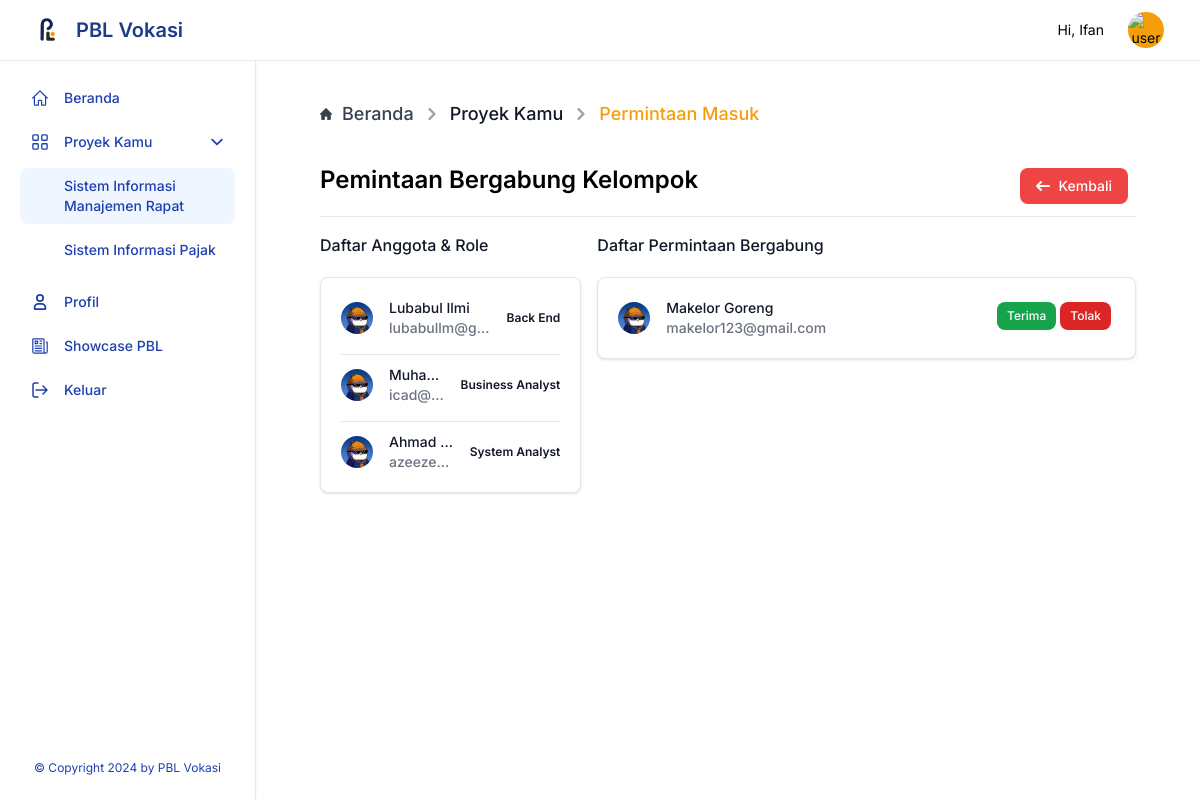
The app's page /user/request.php?bid=1&id=43 (signed in) with its own data.
### tables this page shows
CREATE TABLE `bunch` (
  `bunch_id` int(20) NOT NULL,
  `bunch_name` varchar(250) NOT NULL,
  `leader_id` varchar(250) NOT NULL,
  `project_id` int(20) NOT NULL,
  `grade` int(20) NOT NULL,
  `status_show` varchar(12) NOT NULL
);

CREATE TABLE `proyek` (
  `id_proyek` int(20) NOT NULL,
  `nama_proyek` varchar(500) NOT NULL,
  `deskripsi_proyek` varchar(2500) NOT NULL,
  `id_user` varchar(250) NOT NULL,
  `req` varchar(2500) NOT NULL,
  `minggu` int(10) NOT NULL,
  `status_show` varchar(10) NOT NULL,
  `pict` varchar(250) NOT NULL
);

CREATE TABLE `bunch_member` (
  `id` int(20) NOT NULL,
  `bunch_id` int(20) NOT NULL,
  `member_id` varchar(250) NOT NULL,
  `role` varchar(250) NOT NULL
);

CREATE TABLE `user` (
  `email` varchar(250) NOT NULL,
  `id` varchar(20) NOT NULL,
  `nama_user` varchar(250) NOT NULL,
  `level` varchar(250) NOT NULL,
  `gambar` varchar(500) NOT NULL,
  `password` varchar(700) NOT NULL
);

CREATE TABLE `request` (
  `request_id` int(20) NOT NULL,
  `bunch_id` int(20) NOT NULL,
  `user_id` varchar(250) NOT NULL,
  `role` varchar(250) NOT NULL,
  `status_req` varchar(250) NOT NULL
);

### query/query.php (called while the page is built, shortened)
<?php
require 'connectdb.php';
function execThis($query)
{
  global $conn;
  $result = mysqli_query($conn, $query);
  $rows = [];
  while ($row = mysqli_fetch_assoc($result)) {
    $rows[] = $row;
  }
  return $rows;
}

### user/request.php (the view, shortened to what this page needs)
<?php
require "../query/query.php";
$list_request = execThis("SELECT request_id, bunch_id, user_id, role, status_req, nama_user FROM request INNER JOIN user ON request.user_id = user.email WHERE request.bunch_id =" . $_GET['bid'] . " AND status_req = 'Belum Diterima'");
$get_all_members = execThis("SELECT member_id, bunch_member.id AS id_member, role, nama_user FROM bunch_member INNER JOIN user ON bunch_member.member_id = user.email WHERE bunch_id =" . $_GET['bid'] . "");
?>
<!DOCTYPE html>
<html lang="en">
<head>
  <?php include("./includes/head.php") ?>
</head>
<body class="">
  <?php include("./includes/navbar.php") ?>
  <?php include("./includes/aside.php") ?>
  <div class="p-4 sm:ml-64">
    <div class="rounded-lg mt-14 flex flex-col item-start">
      <div class="mx-auto w-full px-4 lg:px-12">
        <nav class="flex my-7" aria-label="Breadcrumb">
          <ol class="inline-flex items-center space-x-1 md:space-x-2 rtl:space-x-reverse">
            <li class="inline-flex items-center">
              <a href="./dashboard.php" class="inline-flex lg:text-lg text-sm items-center text-lg font-medium text-gray-700 hover:text-amber-500">
                Beranda
              </a>
            </li>
            <li class="inline-flex items-center">
              <div class="flex items-center">
                <svg class="ms-1 rtl:rotate-180 w-3 h-3 text-gray-400 mx-1" aria-hidden="true" xmlns="http://www.w3.org/2000/svg" fill="none" viewBox="0 0 6 10">
                  <path stroke="currentColor" stroke-linecap="round" stroke-linejoin="round" stroke-width="2" d="m1 9 4-4-4-4" />
                </svg>
                <a href="./projects.php?bid=<?= $_GET['bid'] ?>&id=<?= $_GET['id'] ?>" class="inline-flex items-center lg:text-lg text-sm md:text-md font-medium text-gray-700 hover:text-amber-800">
                  <span class="ms-1 lg:text-lg md:text-md font-medium text-gray-900 hover:text-amber-500 md:ms-2">Proyek Kamu</span>
                </a>
              </div>
            </li>
            <li aria-current="page">
              <div class="flex items-center">
                <svg class="rtl:rotate-180 w-3 h-3 text-gray-400 mx-1" aria-hidden="true" xmlns="http://www.w3.org/2000/svg" fill="none" viewBox="0 0 6 10">
                  <path stroke="currentColor" stroke-linecap="round" stroke-linejoin="round" stroke-width="2" d="m1 9 4-4-4-4" />
                </svg>
                <span class="ms-1 lg:text-lg text-sm font-medium text-amber-500 md:ms-2">Permintaan Masuk</span>
              </div>
            </li>
          </ol>
        </nav>
        <div class="flex w-full flex-wrap justify-between items-center">
          <h2 class="lg:text-2xl text-xl mb-3 font-semibold">Pemintaan Bergabung Kelompok</h2>
          <div class="flex items-center flex-wrap">
            <a href="./projects.php?bid=<?= $_GET['bid'] ?>&id=<?= $_GET['id'] ?>" type="button" class="text-white bg-red-500 hover:bg-red-400 focus:ring-4 focus:outline-none focus:ring-red-300 font-medium rounded-lg text-sm px-4 py-2 text-center inline-flex items-center me-2 my-3">
              <svg class="w-3.5 h-3.5 me-2" aria-hidden="true" xmlns="http://www.w3.org/2000/svg" fill="none" viewBox="0 0 14 10">
                <path stroke="currentColor" stroke-linecap="round" stroke-linejoin="round" stroke-width="2" d="M13 5H1m0 0 4 4M1 5l4-4" />
              </svg>
              Kembali
            </a>
          </div>
        </div>
        <div class="pt-4 border-t border-gray-200">
          <dl class="divide-y divide-gray-100">
            <div class="px-1 sm:grid grid-cols-1 md:grid-cols-2 lg:grid-cols-3 sm:gap-4 sm:px-0">
              <dt class="text-md font-medium leading-6 text-gray-900 flex flex-col col-span-2 lg:col-span-1">
                <p class="text-md text-gray-900">Daftar Anggota & Role</p>
                <div class="bg-white border shadow border-gray-200 mt-5 p-5 rounded-lg col-span-2">
                  <ul class="max-w-full">
                    <?php foreach ($get_all_members as $all) : ?>
                      <li class="pb-3 sm:pb-4 mt-2.5 last:border-0 last:pb-0 first:mt-0 border-b border-gray-200">
                        <div class="flex items-center space-x-4 rtl:space-x-reverse">
                          <div class="flex-shrink-0">
                            <img class="w-8 h-8 rounded-full" src="../assets/img/ian.jpeg" alt="">
                          </div>
                          <div class="flex-1 min-w-0">
                            <p class="text-sm font-medium text-gray-900 truncate ">
                              <?= $all['nama_user'] ?>
                            </p>
                            <p class="text-sm text-gray-500 truncate">
                              <?= $all['member_id'] ?>
                            </p>
                          </div>
                          <div class="inline-flex items-center text-xs font-semibold text-gray-900 ">
                            <?= $all['role'] ?>
                          </div>
                        </div>
                      </li>
                    <?php endforeach; ?>
                  </ul>
                </div>
              </dt>
              <dd class="mt-1 font-medium leading-6 text-gray-900 sm:col-span-2 sm:mt-0">
                <p class="text-md text-gray-900">Daftar Permintaan Bergabung</p>
                <div class="bg-white border shadow border-gray-200 mt-5 p-5 rounded-lg">
                  <ul class="max-w-full">
                    <?php foreach ($list_request as $lr) : ?>
                      <li class="pb-3 sm:pb-4 mt-2.5 last:border-0 last:pb-0 first:mt-0 border-b border-gray-200">
                        <form action="" method="post">
                          <div class="flex items-center space-x-4 rtl:space-x-reverse">
                            <div class="flex-shrink-0">
                              <img class="w-8 h-8 rounded-full" src="../assets/img/ian.jpeg" alt="">
                            </div>
                            <div class="flex-1 min-w-0">
                              <p class="text-sm font-medium text-gray-900 truncate ">
                                <?= $lr['nama_user'] ?>
                              </p>
                              <p class="text-sm text-gray-500 truncate">
                                <?= $lr['user_id'] ?>
                              </p>
                            </div>
                            <div class="inline-flex items-center">
                              <button type="submit" name="submit" class="focus:outline-none text-white bg-green-600 hover:bg-green-700 focus:ring-4 focus:ring-green-300 font-medium rounded-lg text-xs px-2.5 py-1.5 me-1 mb-1 ">Terima</button>
                              <button type="button" data-modal-target="popup-modal-reject" data-modal-toggle="popup-modal-reject" class="focus:outline-none text-white bg-red-600 hover:bg-red-700 focus:ring-4 focus:ring-red-300 font-medium rounded-lg text-xs px-2.5 py-1.5 me-1 mb-1 ">Tolak</button>
                            </div>
                          </div>
                        </form>
                      </li>
                    <?php endforeach; ?>
                  </ul>
                </div>
              </dd>
            </div>
          </dl>
        </div>
</body>
</html>

### user/includes/aside.php (shortened to what this page needs)
<?php
require_once "/xampp/htdocs/pbl/query/query.php";
$user_projects_pm = execThis("SELECT bunch.bunch_id, project_id, bunch_name, nama_proyek FROM bunch INNER JOIN proyek ON bunch.project_id = proyek.id_proyek WHERE leader_id = '" . $_SESSION['email'] . "'");
$pagename = substr($_SERVER['SCRIPT_NAME'], strrpos($_SERVER['SCRIPT_NAME'], "/") + 1);
?>
<aside id="logo-sidebar" class="fixed top-0 left-0 z-40 w-64 h-screen pt-20 px-4 transition-transform -translate-x-full bg-white border-r shadow-sm border-gray-200 sm:translate-x-0" aria-label="Sidebar">
   <div class="h-full px-1 pb-6 overflow-y-auto bg-white flex flex-col justify-between align-center">
      <ul class="space-y-2 font-medium">
         <li>
            <a href="/PBL/user/dashboard.php" class="flex
            <?= $pagename == 'dashboard.php' ? 'bg-blue-50' : '' ?>
            items-center hover:bg-blue-50 py-2 px-3 font-medium text-blue-800 text-sm rounded-lg group">
               <span class="ml-4">Beranda</span>
            </a>
         </li>
         <li>
            <button type="button" class="flex items-center w-full hover:bg-blue-50 py-2 px-3 font-medium text-blue-800 text-sm transition duration-75 rounded-lg group " aria-controls="dropdown-example" data-collapse-toggle="dropdown-example">
               <span class="flex-1 ml-4 text-left whitespace-nowrap">Proyek Kamu</span>
               <svg class="w-3 h-3" aria-hidden="true" xmlns="http://www.w3.org/2000/svg" fill="none" viewBox="0 0 10 6">
                  <path stroke="currentColor" stroke-linecap="round" stroke-linejoin="round" stroke-width="1.5" d="m1 1 4 4 4-4" />
               </svg>
            </button>
            <ul id="dropdown-example" class="<?= ($pagename == 'projects.php' || $pagename == 'details-anggota.php' || $pagename == 'details-progress.php' || $pagename == 'submit-projects.php' || $pagename == 'request.php' || $pagename == 'todo_add.php'  || $pagename == 'doing_add.php' || $pagename == 'done_add.php' || $pagename == 'edit-progress.php') ? '' : 'hidden' ?> py-2 space-y-2 duration-300">
               <?php foreach ($user_projects_pm as $upm) : ?>
                  <li>
                     <a href="/PBL/user/projects.php?bid=<?= $upm['bunch_id'] ?>&id=<?= $upm['project_id'] ?>" class="flex
                     <?php if ($pagename == 'projects.php' || $pagename == 'details-anggota.php' || $pagename == 'details-progress.php' || $pagename == 'submit-projects.php' || $pagename == 'request.php' || $pagename == 'todo_add.php'  || $pagename == 'doing_add.php' || $pagename == 'done_add.php' || $pagename == 'edit-progress.php') : ?>
                     <?=
                        $_GET['id'] == $upm['project_id'] ? 'bg-blue-50' : ''
                     ?>
                     <?php endif; ?>
                     items-center w-full hover:bg-blue-50 py-2 px-3 font-medium text-blue-800 text-sm transition duration-75 rounded-lg pl-11 group "><?= $upm['nama_proyek'] ?></a>
                  </li>
               <?php endforeach; ?>
            </ul>
         </li>
         <li>
            <a href="/PBL/user/profile.php" class="flex
            <?= $pagename == 'profile.php' ? 'bg-blue-50' : '' ?>
            items-center hover:bg-blue-50 py-2 px-3 font-medium text-blue-800 text-sm rounded-lg  group">
               <span class="flex-1 ml-4 whitespace-nowrap">Profil</span>
            </a>
         </li>
         <li>
            <a href="/PBL/user/showcase.php" class="flex items-center hover:bg-blue-50 py-2 px-3 font-medium text-blue-800 text-sm rounded-lg  group">
               <span class="flex-1 ml-4 whitespace-nowrap">Showcase PBL</span>
            </a>
         </li>
         <li>
            <a href="/PBL/user/logout.php" class="flex items-center hover:bg-blue-50 py-2 px-3 font-medium text-blue-800 text-sm rounded-lg  group">
               <span class="flex-1 ml-4 whitespace-nowrap">Keluar</span>
            </a>
         </li>
      </ul>
      <div>
         <p class="text-xs text-blue-800 text-center">&#169; Copyright 2024 by PBL Vokasi</p>
      </div>
   </div>
</aside>

### user/includes/head.php (style rules this page uses)
body { font-family: 'Inter', sans-serif; }
html { scroll-behavior: smooth; }

### records on screen
bunch: project.nama_proyek "Sistem Informasi Manajemen Rapat"
bunch: project.nama_proyek "Sistem Informasi Pajak"
bunch_member: member.nama_user "Lubabul Ilmi", member "lubabullm@g…", role "Back End"
bunch_member: member.nama_user "Muha…", member "icad@…", role "Business Analyst"
bunch_member: member.nama_user "Ahmad…", member "azeeze…", role "System Analyst"
request: user.nama_user "Makelor Goreng", user "makelor123@gmail.com"

### other values on screen
$_SESSION['nama_user'] "Ifan"
